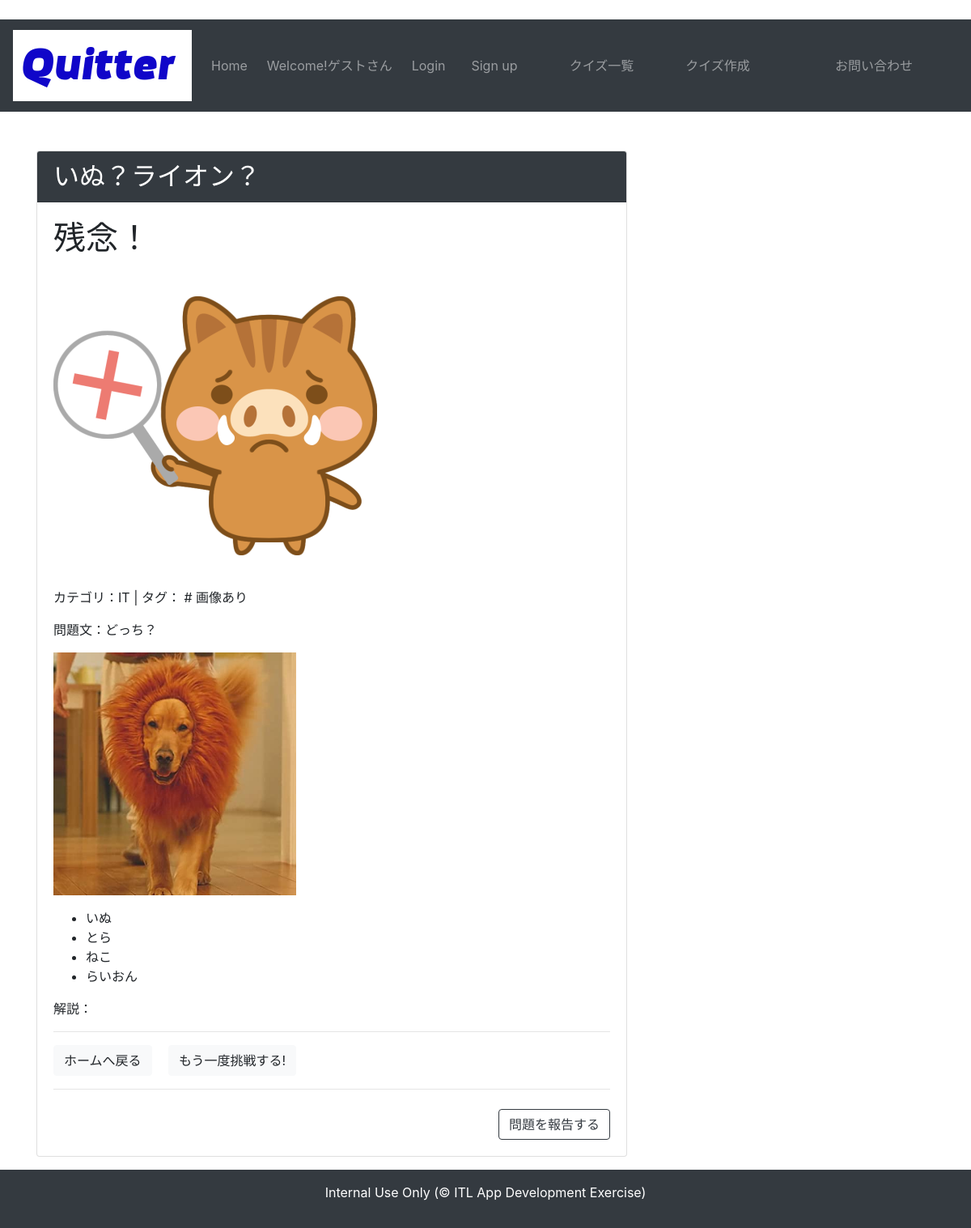
Before: /quiz/result/7 with the older database file.
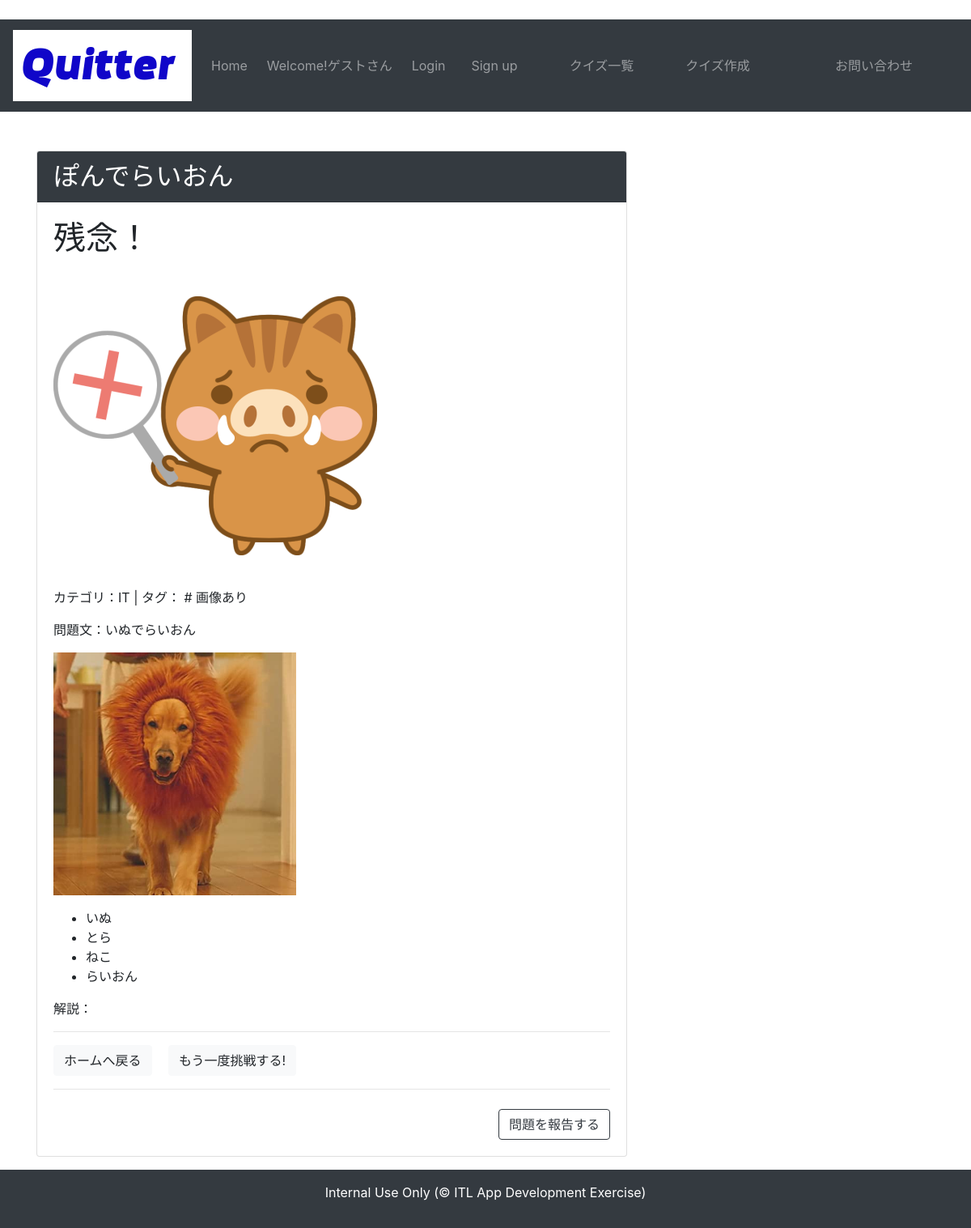
After: the same page with the newer database file.
### quiz/models.py (models this page shows, shortened)
class Quiz(models.Model):
    QUIZ_CHOICES = (
        ('a', 'a'), ('b', 'b'), ('c', 'c'), ('d', 'd')
        )
    author = models.ForeignKey(User,verbose_name='作成者',on_delete=models.CASCADE)
    title = models.CharField('タイトル', max_length=255)
    text = models.TextField('問題文')
    image = models.ImageField('画像', upload_to='img', blank=True, null=True)
    category = models.ForeignKey(Category, verbose_name='カテゴリ', blank=False, on_delete=models.PROTECT)
    tag = models.ManyToManyField(Tag, verbose_name='タグ', blank=True)
    choice_a = models.CharField('選択肢a', max_length=255)
    choice_b = models.CharField('選択肢b', max_length=255)
    choice_c = models.CharField('選択肢c', max_length=255)
    choice_d = models.CharField('選択肢d', max_length=255)
    correct_answer = models.CharField('正解', choices=QUIZ_CHOICES, max_length=1)
    explanation = models.TextField('解説', blank=True)
    created_at = models.DateTimeField('問題更新日', default=timezone.now)

class Category(models.Model):
    name = models.CharField('カテゴリ名', max_length=255)
    def __str__(self):
        return self.name

### quiz/views.py (the view)
# urls.py: path('result/<int:quiz_pk>', views.result, name='result'),
def result(request, quiz_pk):
    quiz = get_object_or_404(Quiz, pk=quiz_pk)
    context = {'quiz': quiz}
    return render(request, 'quiz/result.html', context)

### quiz/context_processors.py (called while the page is built)
def common(request):
    context = {
        'category_list':Category.objects.all(),
        'tag_list':Tag.objects.all()
    }
    return context

### quiz/models.py (called while the page is built)
    def __str__(self):
        return self.name

### templates/quiz/result.html (shortened to what this page needs)
{% extends 'base.html' %}
{% load static %}
{% block content %}
<div class="card mb-3">
<h2 class="card-header bg-dark text-white">{{quiz.title}}</h2>
    <div class="card-body">
        {% if is_correct %}
            <h1>大正解！</h1>
            <img src="{% static 'img/correct.png' %}" alt="correct"><br>
        {% else %}
            <h1>残念！</h1>
            <img src="{% static 'img/not_correct.png' %}" alt="not correct"><br>
        {% endif %}
        <p>カテゴリ：{{ quiz.category }} | タグ：{% for tag in quiz.tag.all %} # {{ tag }}{% endfor %}</p>
        <p>問題文：{{ quiz.text|linebreaksbr }}</p>
        {% if quiz.image %}<p><img src="{{ quiz.image.url }}" height=300></p>{% endif %}
        <ul>
            <li>{{ quiz.choice_a }}</li>
            <li>{{ quiz.choice_b }}</li>
            <li>{{ quiz.choice_c }}</li>
            <li>{{ quiz.choice_d }}</li>
        </ul>
        <p>解説：{{ quiz.explanation }}</p>
        <hr>
        <a class="btn btn-light" href="{% url 'quiz:index' %}">ホームへ戻る</a>
        {% if not is_correct %}
            <a class="btn btn-light ml-3" href="{% url 'quiz:detail' quiz.pk %}">もう一度挑戦する!</a>
        {% endif %}
        <hr>
        <a class="btn btn-outline-dark mt-2 float-right" href="{% url 'quiz:report' quiz.pk %}">問題を報告する</a>
    </div>
</div>
{% endblock content %}

Changed rows visible on the page:
changed Quiz "いぬ": title "いぬ？ライオン？" → "ぽんでらいおん"; text "どっち？" → "いぬでらいおん"
